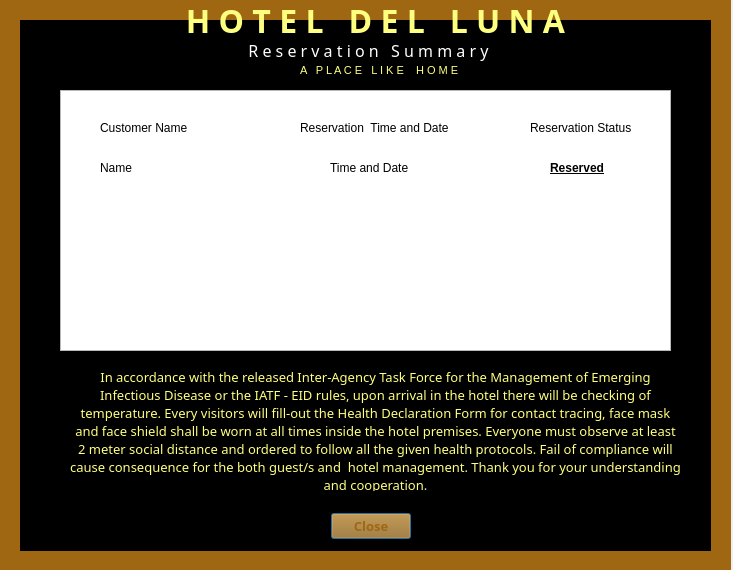
<?xml version="1.0" encoding="UTF-8"?>
<ui version="4.0">
 <class>Dialog</class>
 <widget class="QDialog" name="Dialog">
  <property name="geometry">
   <rect>
    <x>0</x>
    <y>0</y>
    <width>733</width>
    <height>570</height>
   </rect>
  </property>
  <property name="windowTitle">
   <string>Dialog</string>
  </property>
  <widget class="QDialogButtonBox" name="buttonBox">
   <property name="geometry">
    <rect>
     <x>70</x>
     <y>510</y>
     <width>341</width>
     <height>32</height>
    </rect>
   </property>
   <property name="palette">
    <palette>
     <active>
      <colorrole role="Button">
       <brush brushstyle="SolidPattern">
        <color alpha="255">
         <red>159</red>
         <green>103</green>
         <blue>18</blue>
        </color>
       </brush>
      </colorrole>
      <colorrole role="ButtonText">
       <brush brushstyle="SolidPattern">
        <color alpha="255">
         <red>159</red>
         <green>103</green>
         <blue>18</blue>
        </color>
       </brush>
      </colorrole>
     </active>
     <inactive>
      <colorrole role="Button">
       <brush brushstyle="SolidPattern">
        <color alpha="255">
         <red>159</red>
         <green>103</green>
         <blue>18</blue>
        </color>
       </brush>
      </colorrole>
      <colorrole role="ButtonText">
       <brush brushstyle="SolidPattern">
        <color alpha="255">
         <red>159</red>
         <green>103</green>
         <blue>18</blue>
        </color>
       </brush>
      </colorrole>
     </inactive>
     <disabled>
      <colorrole role="Button">
       <brush brushstyle="SolidPattern">
        <color alpha="255">
         <red>159</red>
         <green>103</green>
         <blue>18</blue>
        </color>
       </brush>
      </colorrole>
      <colorrole role="ButtonText">
       <brush brushstyle="SolidPattern">
        <color alpha="255">
         <red>120</red>
         <green>120</green>
         <blue>120</blue>
        </color>
       </brush>
      </colorrole>
     </disabled>
    </palette>
   </property>
   <property name="font">
    <font>
     <family>Century Gothic</family>
     <pointsize>10</pointsize>
     <weight>75</weight>
     <bold>true</bold>
    </font>
   </property>
   <property name="orientation">
    <enum>Qt::Horizontal</enum>
   </property>
   <property name="standardButtons">
    <set>QDialogButtonBox::Close</set>
   </property>
  </widget>
  <widget class="QLabel" name="label_4">
   <property name="geometry">
    <rect>
     <x>70</x>
     <y>370</y>
     <width>611</width>
     <height>121</height>
    </rect>
   </property>
   <property name="palette">
    <palette>
     <active>
      <colorrole role="WindowText">
       <brush brushstyle="SolidPattern">
        <color alpha="255">
         <red>255</red>
         <green>255</green>
         <blue>127</blue>
        </color>
       </brush>
      </colorrole>
      <colorrole role="Button">
       <brush brushstyle="SolidPattern">
        <color alpha="255">
         <red>255</red>
         <green>255</green>
         <blue>127</blue>
        </color>
       </brush>
      </colorrole>
      <colorrole role="Light">
       <brush brushstyle="SolidPattern">
        <color alpha="255">
         <red>255</red>
         <green>255</green>
         <blue>255</blue>
        </color>
       </brush>
      </colorrole>
      <colorrole role="Midlight">
       <brush brushstyle="SolidPattern">
        <color alpha="255">
         <red>255</red>
         <green>255</green>
         <blue>191</blue>
        </color>
       </brush>
      </colorrole>
      <colorrole role="Dark">
       <brush brushstyle="SolidPattern">
        <color alpha="255">
         <red>127</red>
         <green>127</green>
         <blue>63</blue>
        </color>
       </brush>
      </colorrole>
      <colorrole role="Mid">
       <brush brushstyle="SolidPattern">
        <color alpha="255">
         <red>170</red>
         <green>170</green>
         <blue>84</blue>
        </color>
       </brush>
      </colorrole>
      <colorrole role="Text">
       <brush brushstyle="SolidPattern">
        <color alpha="255">
         <red>0</red>
         <green>0</green>
         <blue>0</blue>
        </color>
       </brush>
      </colorrole>
      <colorrole role="BrightText">
       <brush brushstyle="SolidPattern">
        <color alpha="255">
         <red>255</red>
         <green>255</green>
         <blue>255</blue>
        </color>
       </brush>
      </colorrole>
      <colorrole role="ButtonText">
       <brush brushstyle="SolidPattern">
        <color alpha="255">
         <red>0</red>
         <green>0</green>
         <blue>0</blue>
        </color>
       </brush>
      </colorrole>
      <colorrole role="Base">
       <brush brushstyle="SolidPattern">
        <color alpha="255">
         <red>255</red>
         <green>255</green>
         <blue>255</blue>
        </color>
       </brush>
      </colorrole>
      <colorrole role="Window">
       <brush brushstyle="SolidPattern">
        <color alpha="255">
         <red>255</red>
         <green>255</green>
         <blue>127</blue>
        </color>
       </brush>
      </colorrole>
      <colorrole role="Shadow">
       <brush brushstyle="SolidPattern">
        <color alpha="255">
         <red>0</red>
         <green>0</green>
         <blue>0</blue>
        </color>
       </brush>
      </colorrole>
      <colorrole role="AlternateBase">
       <brush brushstyle="SolidPattern">
        <color alpha="255">
         <red>255</red>
         <green>255</green>
         <blue>191</blue>
        </color>
       </brush>
      </colorrole>
      <colorrole role="ToolTipBase">
       <brush brushstyle="SolidPattern">
        <color alpha="255">
         <red>255</red>
         <green>255</green>
         <blue>220</blue>
        </color>
       </brush>
      </colorrole>
      <colorrole role="ToolTipText">
       <brush brushstyle="SolidPattern">
        <color alpha="255">
         <red>0</red>
         <green>0</green>
         <blue>0</blue>
        </color>
       </brush>
      </colorrole>
      <colorrole role="PlaceholderText">
       <brush brushstyle="NoBrush">
        <color alpha="128">
         <red>0</red>
         <green>0</green>
         <blue>0</blue>
        </color>
       </brush>
      </colorrole>
     </active>
     <inactive>
      <colorrole role="WindowText">
       <brush brushstyle="SolidPattern">
        <color alpha="255">
         <red>255</red>
         <green>255</green>
         <blue>127</blue>
        </color>
       </brush>
      </colorrole>
      <colorrole role="Button">
       <brush brushstyle="SolidPattern">
        <color alpha="255">
         <red>255</red>
         <green>255</green>
         <blue>127</blue>
        </color>
       </brush>
      </colorrole>
      <colorrole role="Light">
       <brush brushstyle="SolidPattern">
        <color alpha="255">
         <red>255</red>
         <green>255</green>
         <blue>255</blue>
        </color>
       </brush>
      </colorrole>
      <colorrole role="Midlight">
       <brush brushstyle="SolidPattern">
        <color alpha="255">
         <red>255</red>
         <green>255</green>
         <blue>191</blue>
        </color>
       </brush>
      </colorrole>
      <colorrole role="Dark">
       <brush brushstyle="SolidPattern">
        <color alpha="255">
         <red>127</red>
         <green>127</green>
         <blue>63</blue>
        </color>
       </brush>
      </colorrole>
      <colorrole role="Mid">
       <brush brushstyle="SolidPattern">
        <color alpha="255">
         <red>170</red>
         <green>170</green>
         <blue>84</blue>
        </color>
       </brush>
      </colorrole>
      <colorrole role="Text">
       <brush brushstyle="SolidPattern">
        <color alpha="255">
         <red>0</red>
         <green>0</green>
         <blue>0</blue>
        </color>
       </brush>
      </colorrole>
      <colorrole role="BrightText">
       <brush brushstyle="SolidPattern">
        <color alpha="255">
         <red>255</red>
         <green>255</green>
         <blue>255</blue>
        </color>
       </brush>
      </colorrole>
      <colorrole role="ButtonText">
       <brush brushstyle="SolidPattern">
        <color alpha="255">
         <red>0</red>
         <green>0</green>
         <blue>0</blue>
        </color>
       </brush>
      </colorrole>
      <colorrole role="Base">
       <brush brushstyle="SolidPattern">
        <color alpha="255">
         <red>255</red>
         <green>255</green>
         <blue>255</blue>
        </color>
       </brush>
      </colorrole>
      <colorrole role="Window">
       <brush brushstyle="SolidPattern">
        <color alpha="255">
         <red>255</red>
         <green>255</green>
         <blue>127</blue>
        </color>
       </brush>
      </colorrole>
      <colorrole role="Shadow">
       <brush brushstyle="SolidPattern">
        <color alpha="255">
         <red>0</red>
         <green>0</green>
         <blue>0</blue>
        </color>
       </brush>
      </colorrole>
      <colorrole role="AlternateBase">
       <brush brushstyle="SolidPattern">
        <color alpha="255">
         <red>255</red>
         <green>255</green>
         <blue>191</blue>
        </color>
       </brush>
      </colorrole>
      <colorrole role="ToolTipBase">
       <brush brushstyle="SolidPattern">
        <color alpha="255">
         <red>255</red>
         <green>255</green>
         <blue>220</blue>
        </color>
       </brush>
      </colorrole>
      <colorrole role="ToolTipText">
       <brush brushstyle="SolidPattern">
        <color alpha="255">
         <red>0</red>
         <green>0</green>
         <blue>0</blue>
        </color>
       </brush>
      </colorrole>
      <colorrole role="PlaceholderText">
       <brush brushstyle="NoBrush">
        <color alpha="128">
         <red>0</red>
         <green>0</green>
         <blue>0</blue>
        </color>
       </brush>
      </colorrole>
     </inactive>
     <disabled>
      <colorrole role="WindowText">
       <brush brushstyle="SolidPattern">
        <color alpha="255">
         <red>127</red>
         <green>127</green>
         <blue>63</blue>
        </color>
       </brush>
      </colorrole>
      <colorrole role="Button">
       <brush brushstyle="SolidPattern">
        <color alpha="255">
         <red>255</red>
         <green>255</green>
         <blue>127</blue>
        </color>
       </brush>
      </colorrole>
      <colorrole role="Light">
       <brush brushstyle="SolidPattern">
        <color alpha="255">
         <red>255</red>
         <green>255</green>
         <blue>255</blue>
        </color>
       </brush>
      </colorrole>
      <colorrole role="Midlight">
       <brush brushstyle="SolidPattern">
        <color alpha="255">
         <red>255</red>
         <green>255</green>
         <blue>191</blue>
        </color>
       </brush>
      </colorrole>
      <colorrole role="Dark">
       <brush brushstyle="SolidPattern">
        <color alpha="255">
         <red>127</red>
         <green>127</green>
         <blue>63</blue>
        </color>
       </brush>
      </colorrole>
      <colorrole role="Mid">
       <brush brushstyle="SolidPattern">
        <color alpha="255">
         <red>170</red>
         <green>170</green>
         <blue>84</blue>
        </color>
       </brush>
      </colorrole>
      <colorrole role="Text">
       <brush brushstyle="SolidPattern">
        <color alpha="255">
         <red>127</red>
         <green>127</green>
         <blue>63</blue>
        </color>
       </brush>
      </colorrole>
      <colorrole role="BrightText">
       <brush brushstyle="SolidPattern">
        <color alpha="255">
         <red>255</red>
         <green>255</green>
         <blue>255</blue>
        </color>
       </brush>
      </colorrole>
      <colorrole role="ButtonText">
       <brush brushstyle="SolidPattern">
        <color alpha="255">
         <red>127</red>
         <green>127</green>
         <blue>63</blue>
        </color>
       </brush>
      </colorrole>
      <colorrole role="Base">
       <brush brushstyle="SolidPattern">
        <color alpha="255">
         <red>255</red>
         <green>255</green>
         <blue>127</blue>
        </color>
       </brush>
      </colorrole>
      <colorrole role="Window">
       <brush brushstyle="SolidPattern">
        <color alpha="255">
         <red>255</red>
         <green>255</green>
         <blue>127</blue>
        </color>
       </brush>
      </colorrole>
      <colorrole role="Shadow">
       <brush brushstyle="SolidPattern">
        <color alpha="255">
         <red>0</red>
         <green>0</green>
         <blue>0</blue>
        </color>
       </brush>
      </colorrole>
      <colorrole role="AlternateBase">
       <brush brushstyle="SolidPattern">
        <color alpha="255">
         <red>255</red>
         <green>255</green>
         <blue>127</blue>
        </color>
       </brush>
      </colorrole>
      <colorrole role="ToolTipBase">
       <brush brushstyle="SolidPattern">
        <color alpha="255">
         <red>255</red>
         <green>255</green>
         <blue>220</blue>
        </color>
       </brush>
      </colorrole>
      <colorrole role="ToolTipText">
       <brush brushstyle="SolidPattern">
        <color alpha="255">
         <red>0</red>
         <green>0</green>
         <blue>0</blue>
        </color>
       </brush>
      </colorrole>
      <colorrole role="PlaceholderText">
       <brush brushstyle="NoBrush">
        <color alpha="128">
         <red>0</red>
         <green>0</green>
         <blue>0</blue>
        </color>
       </brush>
      </colorrole>
     </disabled>
    </palette>
   </property>
   <property name="font">
    <font>
     <family>Century Gothic</family>
     <pointsize>10</pointsize>
     <weight>50</weight>
     <bold>false</bold>
    </font>
   </property>
   <property name="toolTipDuration">
    <number>-4</number>
   </property>
   <property name="autoFillBackground">
    <bool>false</bool>
   </property>
   <property name="text">
    <string>In accordance with the released Inter-Agency Task Force for the Management of Emerging Infectious Disease or the IATF - EID rules, upon arrival in the hotel there will be checking of temperature. Every visitors will fill-out the Health Declaration Form for contact tracing, face mask and face shield shall be worn at all times inside the hotel premises. Everyone must observe at least 2 meter social distance and ordered to follow all the given health protocols. Fail of compliance will cause consequence for the both guest/s and  hotel management. Thank you for your understanding and cooperation.</string>
   </property>
   <property name="alignment">
    <set>Qt::AlignCenter</set>
   </property>
   <property name="wordWrap">
    <bool>true</bool>
   </property>
  </widget>
  <widget class="QLabel" name="label_2">
   <property name="geometry">
    <rect>
     <x>110</x>
     <y>30</y>
     <width>521</width>
     <height>41</height>
    </rect>
   </property>
   <property name="palette">
    <palette>
     <active>
      <colorrole role="WindowText">
       <brush brushstyle="SolidPattern">
        <color alpha="255">
         <red>255</red>
         <green>255</green>
         <blue>255</blue>
        </color>
       </brush>
      </colorrole>
      <colorrole role="Button">
       <brush brushstyle="SolidPattern">
        <color alpha="255">
         <red>255</red>
         <green>255</green>
         <blue>127</blue>
        </color>
       </brush>
      </colorrole>
      <colorrole role="Light">
       <brush brushstyle="SolidPattern">
        <color alpha="255">
         <red>255</red>
         <green>255</green>
         <blue>255</blue>
        </color>
       </brush>
      </colorrole>
      <colorrole role="Midlight">
       <brush brushstyle="SolidPattern">
        <color alpha="255">
         <red>255</red>
         <green>255</green>
         <blue>191</blue>
        </color>
       </brush>
      </colorrole>
      <colorrole role="Dark">
       <brush brushstyle="SolidPattern">
        <color alpha="255">
         <red>127</red>
         <green>127</green>
         <blue>63</blue>
        </color>
       </brush>
      </colorrole>
      <colorrole role="Mid">
       <brush brushstyle="SolidPattern">
        <color alpha="255">
         <red>170</red>
         <green>170</green>
         <blue>84</blue>
        </color>
       </brush>
      </colorrole>
      <colorrole role="Text">
       <brush brushstyle="SolidPattern">
        <color alpha="255">
         <red>0</red>
         <green>0</green>
         <blue>0</blue>
        </color>
       </brush>
      </colorrole>
      <colorrole role="BrightText">
       <brush brushstyle="SolidPattern">
        <color alpha="255">
         <red>255</red>
         <green>255</green>
         <blue>255</blue>
        </color>
       </brush>
      </colorrole>
      <colorrole role="ButtonText">
       <brush brushstyle="SolidPattern">
        <color alpha="255">
         <red>0</red>
         <green>0</green>
         <blue>0</blue>
        </color>
       </brush>
      </colorrole>
      <colorrole role="Base">
       <brush brushstyle="SolidPattern">
        <color alpha="255">
         <red>255</red>
         <green>255</green>
         <blue>255</blue>
        </color>
       </brush>
      </colorrole>
      <colorrole role="Window">
       <brush brushstyle="SolidPattern">
        <color alpha="255">
         <red>255</red>
         <green>255</green>
         <blue>127</blue>
        </color>
       </brush>
      </colorrole>
      <colorrole role="Shadow">
       <brush brushstyle="SolidPattern">
        <color alpha="255">
         <red>0</red>
         <green>0</green>
         <blue>0</blue>
        </color>
       </brush>
      </colorrole>
      <colorrole role="AlternateBase">
       <brush brushstyle="SolidPattern">
        <color alpha="255">
         <red>255</red>
         <green>255</green>
         <blue>191</blue>
        </color>
       </brush>
      </colorrole>
      <colorrole role="ToolTipBase">
       <brush brushstyle="SolidPattern">
        <color alpha="255">
         <red>255</red>
         <green>255</green>
         <blue>220</blue>
        </color>
       </brush>
      </colorrole>
      <colorrole role="ToolTipText">
       <brush brushstyle="SolidPattern">
        <color alpha="255">
         <red>0</red>
         <green>0</green>
         <blue>0</blue>
        </color>
       </brush>
      </colorrole>
      <colorrole role="PlaceholderText">
       <brush brushstyle="NoBrush">
        <color alpha="128">
         <red>0</red>
         <green>0</green>
         <blue>0</blue>
        </color>
       </brush>
      </colorrole>
     </active>
     <inactive>
      <colorrole role="WindowText">
       <brush brushstyle="SolidPattern">
        <color alpha="255">
         <red>255</red>
         <green>255</green>
         <blue>255</blue>
        </color>
       </brush>
      </colorrole>
      <colorrole role="Button">
       <brush brushstyle="SolidPattern">
        <color alpha="255">
         <red>255</red>
         <green>255</green>
         <blue>127</blue>
        </color>
       </brush>
      </colorrole>
      <colorrole role="Light">
       <brush brushstyle="SolidPattern">
        <color alpha="255">
         <red>255</red>
         <green>255</green>
         <blue>255</blue>
        </color>
       </brush>
      </colorrole>
      <colorrole role="Midlight">
       <brush brushstyle="SolidPattern">
        <color alpha="255">
         <red>255</red>
         <green>255</green>
         <blue>191</blue>
        </color>
       </brush>
      </colorrole>
      <colorrole role="Dark">
       <brush brushstyle="SolidPattern">
        <color alpha="255">
         <red>127</red>
         <green>127</green>
         <blue>63</blue>
        </color>
       </brush>
      </colorrole>
      <colorrole role="Mid">
       <brush brushstyle="SolidPattern">
        <color alpha="255">
         <red>170</red>
         <green>170</green>
         <blue>84</blue>
        </color>
       </brush>
      </colorrole>
      <colorrole role="Text">
       <brush brushstyle="SolidPattern">
        <color alpha="255">
         <red>0</red>
         <green>0</green>
         <blue>0</blue>
        </color>
       </brush>
      </colorrole>
      <colorrole role="BrightText">
       <brush brushstyle="SolidPattern">
        <color alpha="255">
         <red>255</red>
         <green>255</green>
         <blue>255</blue>
        </color>
       </brush>
      </colorrole>
      <colorrole role="ButtonText">
       <brush brushstyle="SolidPattern">
        <color alpha="255">
         <red>0</red>
         <green>0</green>
         <blue>0</blue>
        </color>
       </brush>
      </colorrole>
      <colorrole role="Base">
       <brush brushstyle="SolidPattern">
        <color alpha="255">
         <red>255</red>
         <green>255</green>
         <blue>255</blue>
        </color>
       </brush>
      </colorrole>
      <colorrole role="Window">
       <brush brushstyle="SolidPattern">
        <color alpha="255">
         <red>255</red>
         <green>255</green>
         <blue>127</blue>
        </color>
       </brush>
      </colorrole>
      <colorrole role="Shadow">
       <brush brushstyle="SolidPattern">
        <color alpha="255">
         <red>0</red>
         <green>0</green>
         <blue>0</blue>
        </color>
       </brush>
      </colorrole>
      <colorrole role="AlternateBase">
       <brush brushstyle="SolidPattern">
        <color alpha="255">
         <red>255</red>
         <green>255</green>
         <blue>191</blue>
        </color>
       </brush>
      </colorrole>
      <colorrole role="ToolTipBase">
       <brush brushstyle="SolidPattern">
        <color alpha="255">
         <red>255</red>
         <green>255</green>
         <blue>220</blue>
        </color>
       </brush>
      </colorrole>
      <colorrole role="ToolTipText">
       <brush brushstyle="SolidPattern">
        <color alpha="255">
         <red>0</red>
         <green>0</green>
         <blue>0</blue>
        </color>
       </brush>
      </colorrole>
      <colorrole role="PlaceholderText">
       <brush brushstyle="NoBrush">
        <color alpha="128">
         <red>0</red>
         <green>0</green>
         <blue>0</blue>
        </color>
       </brush>
      </colorrole>
     </inactive>
     <disabled>
      <colorrole role="WindowText">
       <brush brushstyle="SolidPattern">
        <color alpha="255">
         <red>127</red>
         <green>127</green>
         <blue>63</blue>
        </color>
       </brush>
      </colorrole>
      <colorrole role="Button">
       <brush brushstyle="SolidPattern">
        <color alpha="255">
         <red>255</red>
         <green>255</green>
         <blue>127</blue>
        </color>
       </brush>
      </colorrole>
      <colorrole role="Light">
       <brush brushstyle="SolidPattern">
        <color alpha="255">
         <red>255</red>
         <green>255</green>
         <blue>255</blue>
        </color>
       </brush>
      </colorrole>
      <colorrole role="Midlight">
       <brush brushstyle="SolidPattern">
        <color alpha="255">
         <red>255</red>
         <green>255</green>
         <blue>191</blue>
        </color>
       </brush>
      </colorrole>
      <colorrole role="Dark">
       <brush brushstyle="SolidPattern">
        <color alpha="255">
         <red>127</red>
         <green>127</green>
         <blue>63</blue>
        </color>
       </brush>
      </colorrole>
      <colorrole role="Mid">
       <brush brushstyle="SolidPattern">
        <color alpha="255">
         <red>170</red>
         <green>170</green>
         <blue>84</blue>
        </color>
       </brush>
      </colorrole>
      <colorrole role="Text">
       <brush brushstyle="SolidPattern">
        <color alpha="255">
         <red>127</red>
         <green>127</green>
         <blue>63</blue>
        </color>
       </brush>
      </colorrole>
      <colorrole role="BrightText">
       <brush brushstyle="SolidPattern">
        <color alpha="255">
         <red>255</red>
         <green>255</green>
         <blue>255</blue>
        </color>
       </brush>
      </colorrole>
      <colorrole role="ButtonText">
       <brush brushstyle="SolidPattern">
        <color alpha="255">
         <red>127</red>
         <green>127</green>
         <blue>63</blue>
        </color>
       </brush>
      </colorrole>
      <colorrole role="Base">
       <brush brushstyle="SolidPattern">
        <color alpha="255">
         <red>255</red>
         <green>255</green>
         <blue>127</blue>
        </color>
       </brush>
      </colorrole>
      <colorrole role="Window">
       <brush brushstyle="SolidPattern">
        <color alpha="255">
         <red>255</red>
         <green>255</green>
         <blue>127</blue>
        </color>
       </brush>
      </colorrole>
      <colorrole role="Shadow">
       <brush brushstyle="SolidPattern">
        <color alpha="255">
         <red>0</red>
         <green>0</green>
         <blue>0</blue>
        </color>
       </brush>
      </colorrole>
      <colorrole role="AlternateBase">
       <brush brushstyle="SolidPattern">
        <color alpha="255">
         <red>255</red>
         <green>255</green>
         <blue>127</blue>
        </color>
       </brush>
      </colorrole>
      <colorrole role="ToolTipBase">
       <brush brushstyle="SolidPattern">
        <color alpha="255">
         <red>255</red>
         <green>255</green>
         <blue>220</blue>
        </color>
       </brush>
      </colorrole>
      <colorrole role="ToolTipText">
       <brush brushstyle="SolidPattern">
        <color alpha="255">
         <red>0</red>
         <green>0</green>
         <blue>0</blue>
        </color>
       </brush>
      </colorrole>
      <colorrole role="PlaceholderText">
       <brush brushstyle="NoBrush">
        <color alpha="128">
         <red>0</red>
         <green>0</green>
         <blue>0</blue>
        </color>
       </brush>
      </colorrole>
     </disabled>
    </palette>
   </property>
   <property name="font">
    <font>
     <family>Century Gothic</family>
     <pointsize>12</pointsize>
     <weight>50</weight>
     <bold>false</bold>
    </font>
   </property>
   <property name="toolTipDuration">
    <number>-4</number>
   </property>
   <property name="autoFillBackground">
    <bool>false</bool>
   </property>
   <property name="text">
    <string>R e s e r v a t i o n   S u m m a r y </string>
   </property>
   <property name="alignment">
    <set>Qt::AlignCenter</set>
   </property>
  </widget>
  <widget class="QListView" name="listView">
   <property name="geometry">
    <rect>
     <x>60</x>
     <y>90</y>
     <width>611</width>
     <height>261</height>
    </rect>
   </property>
  </widget>
  <widget class="QLabel" name="label_3">
   <property name="geometry">
    <rect>
     <x>100</x>
     <y>120</y>
     <width>91</width>
     <height>16</height>
    </rect>
   </property>
   <property name="text">
    <string>Customer Name</string>
   </property>
   <property name="wordWrap">
    <bool>true</bool>
   </property>
  </widget>
  <widget class="QLabel" name="label_5">
   <property name="geometry">
    <rect>
     <x>300</x>
     <y>120</y>
     <width>161</width>
     <height>16</height>
    </rect>
   </property>
   <property name="text">
    <string>Reservation  Time and Date</string>
   </property>
   <property name="wordWrap">
    <bool>true</bool>
   </property>
  </widget>
  <widget class="QLabel" name="label_6">
   <property name="geometry">
    <rect>
     <x>530</x>
     <y>120</y>
     <width>161</width>
     <height>16</height>
    </rect>
   </property>
   <property name="text">
    <string>Reservation Status</string>
   </property>
   <property name="wordWrap">
    <bool>true</bool>
   </property>
  </widget>
  <widget class="QLabel" name="label_7">
   <property name="geometry">
    <rect>
     <x>0</x>
     <y>0</y>
     <width>731</width>
     <height>571</height>
    </rect>
   </property>
   <property name="palette">
    <palette>
     <active>
      <colorrole role="Base">
       <brush brushstyle="SolidPattern">
        <color alpha="255">
         <red>255</red>
         <green>255</green>
         <blue>255</blue>
        </color>
       </brush>
      </colorrole>
      <colorrole role="Window">
       <brush brushstyle="SolidPattern">
        <color alpha="255">
         <red>159</red>
         <green>103</green>
         <blue>18</blue>
        </color>
       </brush>
      </colorrole>
     </active>
     <inactive>
      <colorrole role="Base">
       <brush brushstyle="SolidPattern">
        <color alpha="255">
         <red>255</red>
         <green>255</green>
         <blue>255</blue>
        </color>
       </brush>
      </colorrole>
      <colorrole role="Window">
       <brush brushstyle="SolidPattern">
        <color alpha="255">
         <red>159</red>
         <green>103</green>
         <blue>18</blue>
        </color>
       </brush>
      </colorrole>
     </inactive>
     <disabled>
      <colorrole role="Base">
       <brush brushstyle="SolidPattern">
        <color alpha="255">
         <red>159</red>
         <green>103</green>
         <blue>18</blue>
        </color>
       </brush>
      </colorrole>
      <colorrole role="Window">
       <brush brushstyle="SolidPattern">
        <color alpha="255">
         <red>159</red>
         <green>103</green>
         <blue>18</blue>
        </color>
       </brush>
      </colorrole>
     </disabled>
    </palette>
   </property>
   <property name="autoFillBackground">
    <bool>true</bool>
   </property>
   <property name="text">
    <string/>
   </property>
  </widget>
  <widget class="QLabel" name="label_8">
   <property name="geometry">
    <rect>
     <x>20</x>
     <y>20</y>
     <width>691</width>
     <height>531</height>
    </rect>
   </property>
   <property name="palette">
    <palette>
     <active>
      <colorrole role="Base">
       <brush brushstyle="SolidPattern">
        <color alpha="255">
         <red>255</red>
         <green>255</green>
         <blue>255</blue>
        </color>
       </brush>
      </colorrole>
      <colorrole role="Window">
       <brush brushstyle="SolidPattern">
        <color alpha="255">
         <red>0</red>
         <green>0</green>
         <blue>0</blue>
        </color>
       </brush>
      </colorrole>
     </active>
     <inactive>
      <colorrole role="Base">
       <brush brushstyle="SolidPattern">
        <color alpha="255">
         <red>255</red>
         <green>255</green>
         <blue>255</blue>
        </color>
       </brush>
      </colorrole>
      <colorrole role="Window">
       <brush brushstyle="SolidPattern">
        <color alpha="255">
         <red>0</red>
         <green>0</green>
         <blue>0</blue>
        </color>
       </brush>
      </colorrole>
     </inactive>
     <disabled>
      <colorrole role="Base">
       <brush brushstyle="SolidPattern">
        <color alpha="255">
         <red>0</red>
         <green>0</green>
         <blue>0</blue>
        </color>
       </brush>
      </colorrole>
      <colorrole role="Window">
       <brush brushstyle="SolidPattern">
        <color alpha="255">
         <red>0</red>
         <green>0</green>
         <blue>0</blue>
        </color>
       </brush>
      </colorrole>
     </disabled>
    </palette>
   </property>
   <property name="autoFillBackground">
    <bool>true</bool>
   </property>
   <property name="text">
    <string>TextLabel</string>
   </property>
  </widget>
  <widget class="QLabel" name="label">
   <property name="geometry">
    <rect>
     <x>30</x>
     <y>0</y>
     <width>691</width>
     <height>41</height>
    </rect>
   </property>
   <property name="palette">
    <palette>
     <active>
      <colorrole role="WindowText">
       <brush brushstyle="SolidPattern">
        <color alpha="255">
         <red>255</red>
         <green>255</green>
         <blue>127</blue>
        </color>
       </brush>
      </colorrole>
      <colorrole role="Button">
       <brush brushstyle="SolidPattern">
        <color alpha="255">
         <red>255</red>
         <green>255</green>
         <blue>127</blue>
        </color>
       </brush>
      </colorrole>
      <colorrole role="Light">
       <brush brushstyle="SolidPattern">
        <color alpha="255">
         <red>255</red>
         <green>255</green>
         <blue>255</blue>
        </color>
       </brush>
      </colorrole>
      <colorrole role="Midlight">
       <brush brushstyle="SolidPattern">
        <color alpha="255">
         <red>255</red>
         <green>255</green>
         <blue>191</blue>
        </color>
       </brush>
      </colorrole>
      <colorrole role="Dark">
       <brush brushstyle="SolidPattern">
        <color alpha="255">
         <red>127</red>
         <green>127</green>
         <blue>63</blue>
        </color>
       </brush>
      </colorrole>
      <colorrole role="Mid">
       <brush brushstyle="SolidPattern">
        <color alpha="255">
         <red>170</red>
         <green>170</green>
         <blue>84</blue>
        </color>
       </brush>
      </colorrole>
      <colorrole role="Text">
       <brush brushstyle="SolidPattern">
        <color alpha="255">
         <red>0</red>
         <green>0</green>
         <blue>0</blue>
        </color>
       </brush>
      </colorrole>
      <colorrole role="BrightText">
       <brush brushstyle="SolidPattern">
        <color alpha="255">
         <red>255</red>
         <green>255</green>
         <blue>255</blue>
        </color>
       </brush>
      </colorrole>
      <colorrole role="ButtonText">
       <brush brushstyle="SolidPattern">
        <color alpha="255">
         <red>0</red>
         <green>0</green>
         <blue>0</blue>
        </color>
       </brush>
      </colorrole>
      <colorrole role="Base">
       <brush brushstyle="SolidPattern">
        <color alpha="255">
         <red>255</red>
         <green>255</green>
         <blue>255</blue>
        </color>
       </brush>
      </colorrole>
      <colorrole role="Window">
       <brush brushstyle="SolidPattern">
        <color alpha="255">
         <red>255</red>
         <green>255</green>
         <blue>127</blue>
        </color>
       </brush>
      </colorrole>
      <colorrole role="Shadow">
       <brush brushstyle="SolidPattern">
        <color alpha="255">
         <red>0</red>
         <green>0</green>
         <blue>0</blue>
        </color>
       </brush>
      </colorrole>
      <colorrole role="AlternateBase">
       <brush brushstyle="SolidPattern">
        <color alpha="255">
         <red>255</red>
         <green>255</green>
         <blue>191</blue>
        </color>
       </brush>
      </colorrole>
      <colorrole role="ToolTipBase">
       <brush brushstyle="SolidPattern">
        <color alpha="255">
         <red>255</red>
         <green>255</green>
         <blue>220</blue>
        </color>
       </brush>
      </colorrole>
      <colorrole role="ToolTipText">
       <brush brushstyle="SolidPattern">
        <color alpha="255">
         <red>0</red>
         <green>0</green>
         <blue>0</blue>
        </color>
       </brush>
      </colorrole>
      <colorrole role="PlaceholderText">
       <brush brushstyle="NoBrush">
        <color alpha="128">
         <red>0</red>
         <green>0</green>
         <blue>0</blue>
        </color>
       </brush>
      </colorrole>
     </active>
     <inactive>
      <colorrole role="WindowText">
       <brush brushstyle="SolidPattern">
        <color alpha="255">
         <red>255</red>
         <green>255</green>
         <blue>127</blue>
        </color>
       </brush>
      </colorrole>
      <colorrole role="Button">
       <brush brushstyle="SolidPattern">
        <color alpha="255">
         <red>255</red>
         <green>255</green>
         <blue>127</blue>
        </color>
       </brush>
      </colorrole>
      <colorrole role="Light">
       <brush brushstyle="SolidPattern">
        <color alpha="255">
         <red>255</red>
         <green>255</green>
         <blue>255</blue>
        </color>
       </brush>
      </colorrole>
      <colorrole role="Midlight">
       <brush brushstyle="SolidPattern">
        <color alpha="255">
         <red>255</red>
         <green>255</green>
         <blue>191</blue>
        </color>
       </brush>
      </colorrole>
      <colorrole role="Dark">
       <brush brushstyle="SolidPattern">
        <color alpha="255">
         <red>127</red>
         <green>127</green>
         <blue>63</blue>
        </color>
       </brush>
      </colorrole>
      <colorrole role="Mid">
       <brush brushstyle="SolidPattern">
        <color alpha="255">
         <red>170</red>
         <green>170</green>
         <blue>84</blue>
        </color>
       </brush>
      </colorrole>
      <colorrole role="Text">
       <brush brushstyle="SolidPattern">
        <color alpha="255">
         <red>0</red>
         <green>0</green>
         <blue>0</blue>
        </color>
       </brush>
      </colorrole>
      <colorrole role="BrightText">
       <brush brushstyle="SolidPattern">
        <color alpha="255">
         <red>255</red>
         <green>255</green>
         <blue>255</blue>
        </color>
       </brush>
      </colorrole>
      <colorrole role="ButtonText">
       <brush brushstyle="SolidPattern">
        <color alpha="255">
         <red>0</red>
         <green>0</green>
         <blue>0</blue>
        </color>
       </brush>
      </colorrole>
      <colorrole role="Base">
       <brush brushstyle="SolidPattern">
        <color alpha="255">
         <red>255</red>
         <green>255</green>
         <blue>255</blue>
        </color>
       </brush>
      </colorrole>
      <colorrole role="Window">
       <brush brushstyle="SolidPattern">
        <color alpha="255">
         <red>255</red>
         <green>255</green>
         <blue>127</blue>
        </color>
       </brush>
      </colorrole>
      <colorrole role="Shadow">
       <brush brushstyle="SolidPattern">
        <color alpha="255">
         <red>0</red>
         <green>0</green>
         <blue>0</blue>
        </color>
       </brush>
      </colorrole>
      <colorrole role="AlternateBase">
       <brush brushstyle="SolidPattern">
        <color alpha="255">
         <red>255</red>
         <green>255</green>
         <blue>191</blue>
        </color>
       </brush>
      </colorrole>
      <colorrole role="ToolTipBase">
       <brush brushstyle="SolidPattern">
        <color alpha="255">
         <red>255</red>
         <green>255</green>
         <blue>220</blue>
        </color>
       </brush>
      </colorrole>
      <colorrole role="ToolTipText">
       <brush brushstyle="SolidPattern">
        <color alpha="255">
         <red>0</red>
         <green>0</green>
         <blue>0</blue>
        </color>
       </brush>
      </colorrole>
      <colorrole role="PlaceholderText">
       <brush brushstyle="NoBrush">
        <color alpha="128">
         <red>0</red>
         <green>0</green>
         <blue>0</blue>
        </color>
       </brush>
      </colorrole>
     </inactive>
     <disabled>
      <colorrole role="WindowText">
       <brush brushstyle="SolidPattern">
        <color alpha="255">
         <red>120</red>
         <green>120</green>
         <blue>120</blue>
        </color>
       </brush>
      </colorrole>
      <colorrole role="Button">
       <brush brushstyle="SolidPattern">
        <color alpha="255">
         <red>255</red>
         <green>255</green>
         <blue>127</blue>
        </color>
       </brush>
      </colorrole>
      <colorrole role="Light">
       <brush brushstyle="SolidPattern">
        <color alpha="255">
         <red>255</red>
         <green>255</green>
         <blue>255</blue>
        </color>
       </brush>
      </colorrole>
      <colorrole role="Midlight">
       <brush brushstyle="SolidPattern">
        <color alpha="255">
         <red>255</red>
         <green>255</green>
         <blue>191</blue>
        </color>
       </brush>
      </colorrole>
      <colorrole role="Dark">
       <brush brushstyle="SolidPattern">
        <color alpha="255">
         <red>127</red>
         <green>127</green>
         <blue>63</blue>
        </color>
       </brush>
      </colorrole>
      <colorrole role="Mid">
       <brush brushstyle="SolidPattern">
        <color alpha="255">
         <red>170</red>
         <green>170</green>
         <blue>84</blue>
        </color>
       </brush>
      </colorrole>
      <colorrole role="Text">
       <brush brushstyle="SolidPattern">
        <color alpha="255">
         <red>127</red>
         <green>127</green>
         <blue>63</blue>
        </color>
       </brush>
      </colorrole>
      <colorrole role="BrightText">
       <brush brushstyle="SolidPattern">
        <color alpha="255">
         <red>255</red>
         <green>255</green>
         <blue>255</blue>
        </color>
       </brush>
      </colorrole>
      <colorrole role="ButtonText">
       <brush brushstyle="SolidPattern">
        <color alpha="255">
         <red>127</red>
         <green>127</green>
         <blue>63</blue>
        </color>
       </brush>
      </colorrole>
      <colorrole role="Base">
       <brush brushstyle="SolidPattern">
        <color alpha="255">
         <red>255</red>
         <green>255</green>
         <blue>127</blue>
        </color>
       </brush>
      </colorrole>
      <colorrole role="Window">
       <brush brushstyle="SolidPattern">
        <color alpha="255">
         <red>255</red>
         <green>255</green>
         <blue>127</blue>
        </color>
       </brush>
      </colorrole>
      <colorrole role="Shadow">
       <brush brushstyle="SolidPattern">
        <color alpha="255">
         <red>0</red>
         <green>0</green>
         <blue>0</blue>
        </color>
       </brush>
      </colorrole>
      <colorrole role="AlternateBase">
       <brush brushstyle="SolidPattern">
        <color alpha="255">
         <red>255</red>
         <green>255</green>
         <blue>127</blue>
        </color>
       </brush>
      </colorrole>
      <colorrole role="ToolTipBase">
       <brush brushstyle="SolidPattern">
        <color alpha="255">
         <red>255</red>
         <green>255</green>
         <blue>220</blue>
        </color>
       </brush>
      </colorrole>
      <colorrole role="ToolTipText">
       <brush brushstyle="SolidPattern">
        <color alpha="255">
         <red>0</red>
         <green>0</green>
         <blue>0</blue>
        </color>
       </brush>
      </colorrole>
      <colorrole role="PlaceholderText">
       <brush brushstyle="NoBrush">
        <color alpha="128">
         <red>0</red>
         <green>0</green>
         <blue>0</blue>
        </color>
       </brush>
      </colorrole>
     </disabled>
    </palette>
   </property>
   <property name="font">
    <font>
     <family>Century Gothic</family>
     <pointsize>24</pointsize>
     <weight>75</weight>
     <bold>true</bold>
    </font>
   </property>
   <property name="toolTipDuration">
    <number>-4</number>
   </property>
   <property name="autoFillBackground">
    <bool>false</bool>
   </property>
   <property name="text">
    <string>H O T E L   D E L   L U N A</string>
   </property>
   <property name="alignment">
    <set>Qt::AlignCenter</set>
   </property>
  </widget>
  <widget class="QLabel" name="label_9">
   <property name="geometry">
    <rect>
     <x>300</x>
     <y>60</y>
     <width>171</width>
     <height>20</height>
    </rect>
   </property>
   <property name="palette">
    <palette>
     <active>
      <colorrole role="WindowText">
       <brush brushstyle="SolidPattern">
        <color alpha="255">
         <red>255</red>
         <green>255</green>
         <blue>127</blue>
        </color>
       </brush>
      </colorrole>
     </active>
     <inactive>
      <colorrole role="WindowText">
       <brush brushstyle="SolidPattern">
        <color alpha="255">
         <red>255</red>
         <green>255</green>
         <blue>127</blue>
        </color>
       </brush>
      </colorrole>
     </inactive>
     <disabled>
      <colorrole role="WindowText">
       <brush brushstyle="SolidPattern">
        <color alpha="255">
         <red>120</red>
         <green>120</green>
         <blue>120</blue>
        </color>
       </brush>
      </colorrole>
     </disabled>
    </palette>
   </property>
   <property name="font">
    <font>
     <pointsize>8</pointsize>
    </font>
   </property>
   <property name="text">
    <string>A   P L A C E   L I K E    H O M E</string>
   </property>
  </widget>
  <widget class="QLabel" name="customerName">
   <property name="geometry">
    <rect>
     <x>100</x>
     <y>160</y>
     <width>151</width>
     <height>16</height>
    </rect>
   </property>
   <property name="text">
    <string>Name</string>
   </property>
   <property name="wordWrap">
    <bool>true</bool>
   </property>
  </widget>
  <widget class="QLabel" name="timeAndDate">
   <property name="geometry">
    <rect>
     <x>330</x>
     <y>160</y>
     <width>121</width>
     <height>16</height>
    </rect>
   </property>
   <property name="text">
    <string>Time and Date</string>
   </property>
   <property name="wordWrap">
    <bool>true</bool>
   </property>
  </widget>
  <widget class="QLabel" name="reservationStatus">
   <property name="geometry">
    <rect>
     <x>550</x>
     <y>160</y>
     <width>61</width>
     <height>16</height>
    </rect>
   </property>
   <property name="font">
    <font>
     <weight>75</weight>
     <bold>true</bold>
     <underline>true</underline>
    </font>
   </property>
   <property name="text">
    <string>Reserved</string>
   </property>
   <property name="wordWrap">
    <bool>true</bool>
   </property>
  </widget>
  <zorder>label_7</zorder>
  <zorder>label_8</zorder>
  <zorder>buttonBox</zorder>
  <zorder>label_4</zorder>
  <zorder>label_2</zorder>
  <zorder>listView</zorder>
  <zorder>label_3</zorder>
  <zorder>label_5</zorder>
  <zorder>label_6</zorder>
  <zorder>label</zorder>
  <zorder>label_9</zorder>
  <zorder>customerName</zorder>
  <zorder>timeAndDate</zorder>
  <zorder>reservationStatus</zorder>
 </widget>
 <resources/>
 <connections>
  <connection>
   <sender>buttonBox</sender>
   <signal>accepted()</signal>
   <receiver>Dialog</receiver>
   <slot>accept()</slot>
   <hints>
    <hint type="sourcelabel">
     <x>248</x>
     <y>254</y>
    </hint>
    <hint type="destinationlabel">
     <x>157</x>
     <y>274</y>
    </hint>
   </hints>
  </connection>
  <connection>
   <sender>buttonBox</sender>
   <signal>rejected()</signal>
   <receiver>Dialog</receiver>
   <slot>reject()</slot>
   <hints>
    <hint type="sourcelabel">
     <x>316</x>
     <y>260</y>
    </hint>
    <hint type="destinationlabel">
     <x>286</x>
     <y>274</y>
    </hint>
   </hints>
  </connection>
 </connections>
</ui>
